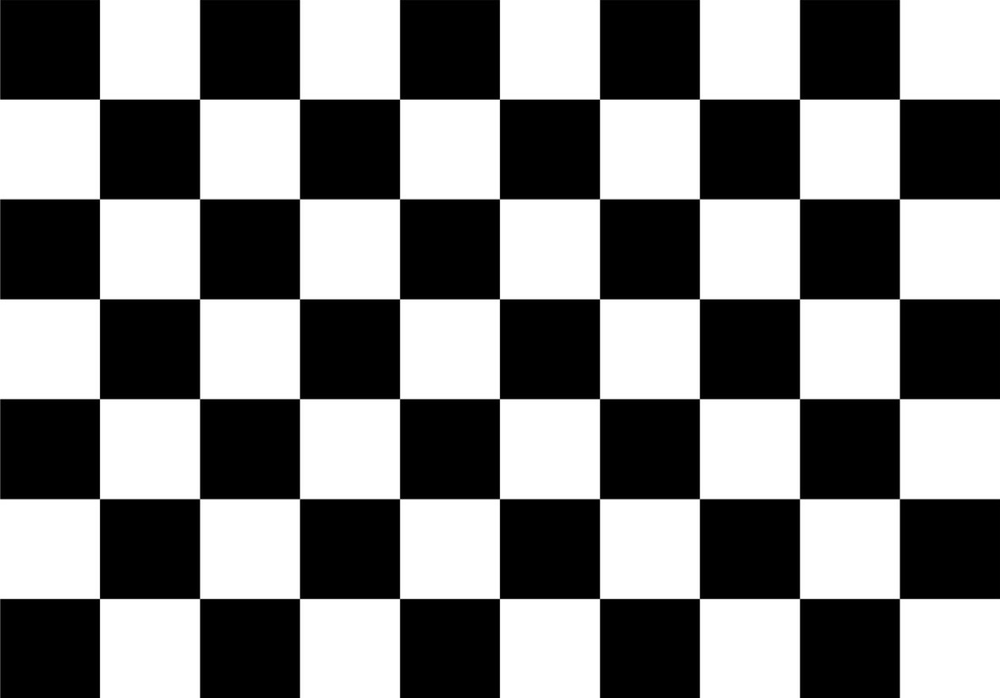
#> input picture images/1.png, 1000 x 698 px, shrunk from 1182 x 825 before the run; its folder holds only this picture in this run
$ python camera_calibration.py
#> lines starting #> are read from the running program, lines starting #| are printed output that depends on the picture; after the words box and inside, x2 and y2 are one past the last pixel; in counts of white or black regions, pixels touching at a corner belong together; long printed decimals are rounded
import cv2
import numpy as np
import glob

checkerboard_size = (9, 6)
objp = np.zeros((checkerboard_size[0] * checkerboard_size[1], 3), np.float32)
objp[:, :2] = np.mgrid[0:checkerboard_size[0], 0:checkerboard_size[1]].T.reshape(-1, 2)

objpoints = []
imgpoints = []

images = glob.glob('images/*.png')
print(f"Found {len(images)} images")

gray_shape = None
criteria = (cv2.TERM_CRITERIA_EPS + cv2.TERM_CRITERIA_MAX_ITER, 30, 0.001)

for fname in images:
    img = cv2.imread(fname)
#> img is the input picture: shape (698, 1000, 3); min 0, max 255, mean 127.5
    if img is None:
        print(f"Could not read image {fname}")
        continue

    gray = cv2.cvtColor(img, cv2.COLOR_BGR2GRAY)
    gray_shape = gray.shape[::-1]
#> gray_shape = (1000, 698)
    ret, corners = cv2.findChessboardCorners(
        gray,
        checkerboard_size,
        cv2.CALIB_CB_ADAPTIVE_THRESH + cv2.CALIB_CB_NORMALIZE_IMAGE
    )
#> ret = True; corners = 54 rows, first 8: [99.48, 99.09], [199.5, 99.09], [299.5, 99.09], [399.5, 99.09], [499.5, 99.15], [599.5, 99.09], [699.4, 99.13], [799.5, 99.09]

    if ret:
        corners_refined = cv2.cornerSubPix(gray, corners, (11,11), (-1,-1), criteria)
#> corners_refined = 54 rows, first 8: [99.49, 99.14], [199.6, 99.14], [299.5, 99.14], [399.5, 99.14], [499.5, 99.14], [599.5, 99.14], [699.4, 99.14], [799.5, 99.14]
        objpoints.append(objp)
        imgpoints.append(corners_refined)

        cv2.drawChessboardCorners(img, checkerboard_size, corners_refined, ret)
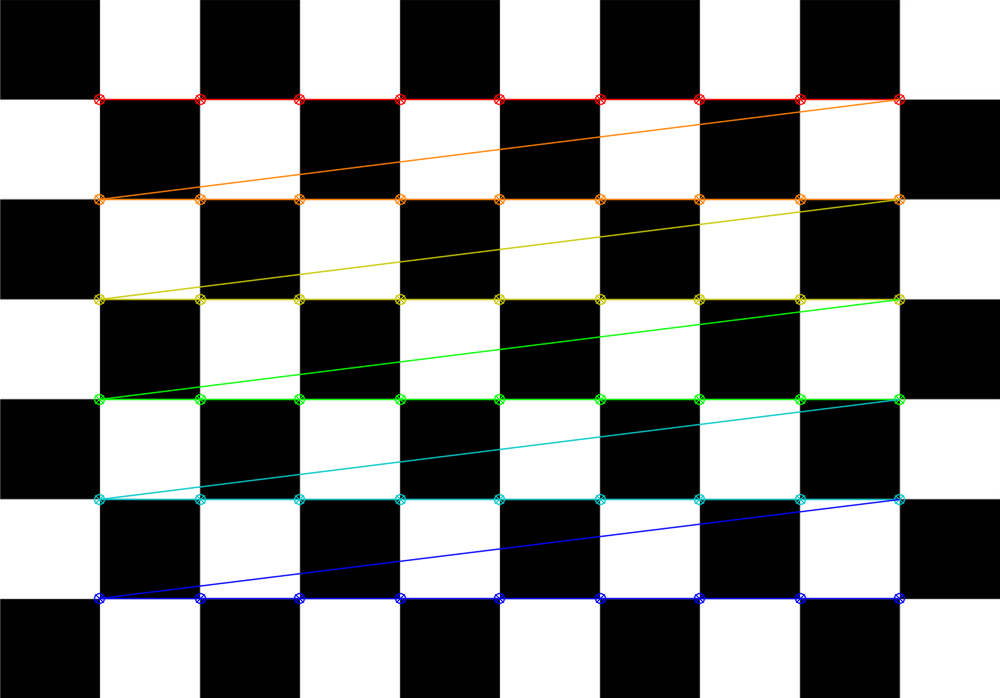
#> img: shape (698, 1000, 3); 4.4% of pixels changed, all inside (x1, y1, x2, y2) = (93, 93, 906, 605)
        cv2.imshow('Corners', img)
        cv2.waitKey(300)
        print(f"Found corners in {fname}")
    else:
        print(f"No corners found in {fname}")

cv2.destroyAllWindows()

if len(objpoints) > 0:
    print(f"Calibrating using {len(objpoints)} valid images...")
    ret, mtx, dist, rvecs, tvecs = cv2.calibrateCamera(objpoints, imgpoints, gray_shape, None, None)
#> ret = 0.07; mtx = [[9469, 0, 1024.4], [0, 9466.6, 460.8], [0, 0, 1]]; dist = [[-0.314, 10.85, -0.000244, -0.00756, -8.21]]; rvecs = ([0.000256, -0.00613, -2.2e-05],); tvecs = ([-9.25, -3.62, 94.72],)
    print("\nCamera matrix:\n", mtx)
#| Camera matrix:
#|  [[9.46904088e+03 0.00000000e+00 1.02437790e+03]
#|  [0.00000000e+00 9.46658268e+03 4.60756033e+02]
#|  [0.00000000e+00 0.00000000e+00 1.00000000e+00]]
    print("\nDistortion coefficients:\n", dist)
#| Distortion coefficients:
#|  [[-3.14023433e-01  1.08487438e+01 -2.43693092e-04 -7.55591622e-03
#|   -8.21097018e+00]]

    mean_error = 0
    for i in range(len(objpoints)):
        imgpoints2, _ = cv2.projectPoints(objpoints[i], rvecs[i], tvecs[i], mtx, dist)
        error = cv2.norm(imgpoints[i], imgpoints2, cv2.NORM_L2)/len(imgpoints2)
        mean_error += error
#> this loop made 1 pass
#> (error, mean_error) on pass 1: (0.00952, 0.00952)
#> after the loop, mean_error = 0.00952
    print("Mean reprojection error:", mean_error/len(objpoints))
#| Mean reprojection error: 0.009523

    np.savez("calibration_data.npz", camera_matrix=mtx, dist_coeffs=dist, rvecs=rvecs, tvecs=tvecs)
    print("Calibration data saved to calibration_data.npz")

    img = cv2.imread(images[0])
    h, w = img.shape[:2]
#> h = 698; w = 1000
    new_mtx, roi = cv2.getOptimalNewCameraMatrix(mtx, dist, (w,h), 1, (w,h))
#> new_mtx = [[9469.9, 0, 1024.2], [0, 9460.1, 460.7], [0, 0, 1]]; roi = (0, 0, 999, 697)
    dst = cv2.undistort(img, mtx, dist, None, new_mtx)
    cv2.imshow('Undistorted', dst)
    cv2.waitKey(0)
    cv2.destroyAllWindows()
else:
    print("No valid checkerboard images found! Cannot calibrate.")

$ run again, on images/5.PNG
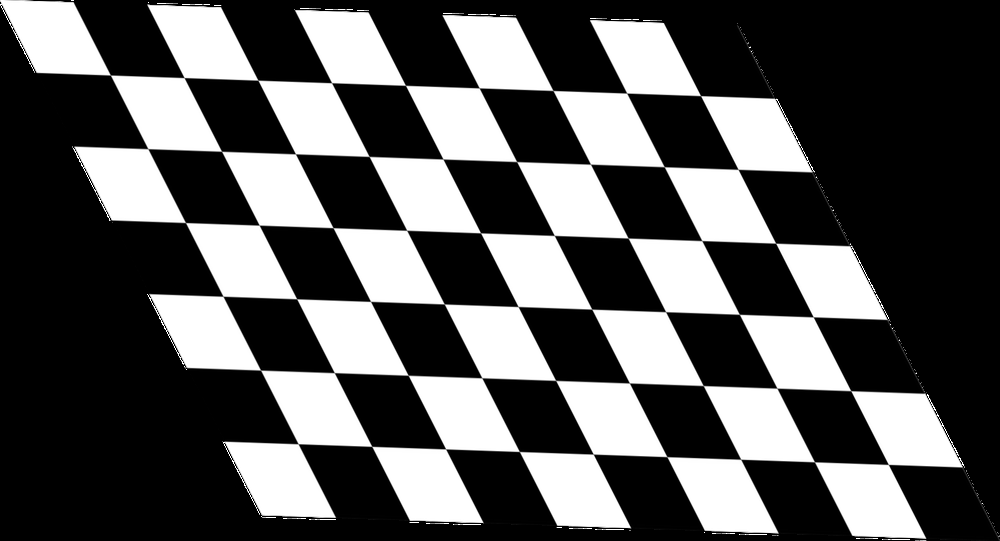
#> input picture images/5.PNG, 1000 x 541 px, shrunk from 1602 x 866 before the run
#> img is the input picture: shape (541, 1000, 3); mean B, G, R 88.7, 88.7, 88.7
#> `ret, corners = cv2.findChessboardCorners( gray, checkerboard_size, cv2..`: ret = True; corners = 54 rows, first 8: [888.3, 464.5], [814.5, 461.8], [740.7, 459.3], [666.9, 456.6], [593.2, 454.1], [519.4, 451.5], [445.6, 448.9], [371.7, 446.4]
#> corners_refined = 54 rows, first 8: [888.3, 464.4], [814.5, 461.8], [740.7, 459.3], [666.9, 456.7], [593.2, 454.1], [519.4, 451.5], [445.6, 448.9], [371.8, 446.4]
#> `cv2.drawChessboardCorners(img, checkerboard_size, corners_refined, ret)`:
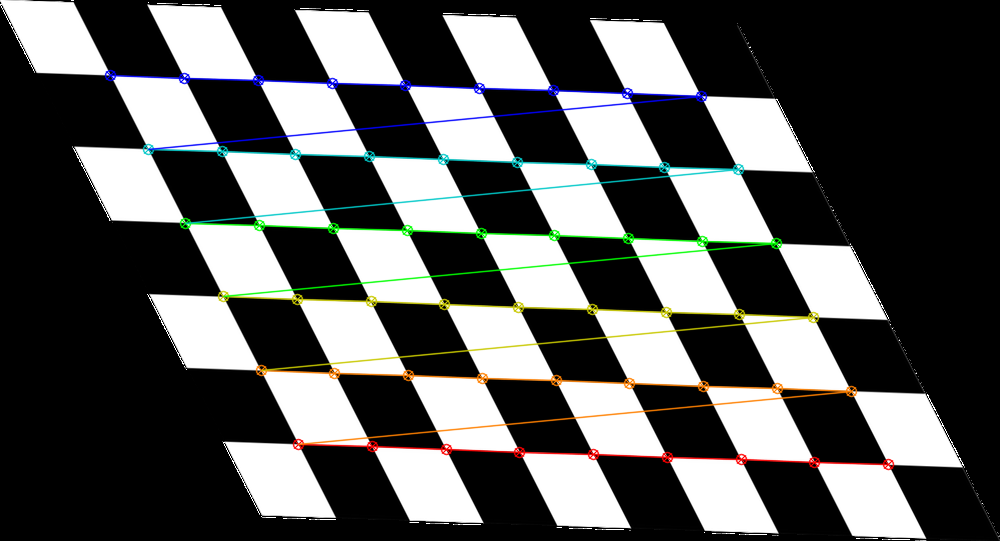
#> img: shape (541, 1000, 3); 4.3% of pixels changed, all inside (x1, y1, x2, y2) = (104, 69, 895, 471)
#> `ret, mtx, dist, rvecs, tvecs = cv2.calibrateCamera(objpoints, imgpoint..`: ret = 0.0679; mtx = [[9761517.1, 0, 499.5], [0, 4631462.2, 270], [0, 0, 1]]; dist = [[-7.26e-05, -1.46e-13, -0.036, 0.0392, -2.86e-22]]; rvecs = ([1.57, -0.388, 2.56],); tvecs = ([2.4, 2.53, 60292.5],)
#| Camera matrix:
#|  [[9.76151708e+06 0.00000000e+00 4.99499688e+02]
#|  [0.00000000e+00 4.63146225e+06 2.70000184e+02]
#|  [0.00000000e+00 0.00000000e+00 1.00000000e+00]]
#| Distortion coefficients:
#|  [[-7.25741541e-05 -1.46415188e-13 -3.60097024e-02  3.91982248e-02
#|   -2.85766731e-22]]
#> the loop `for i in range(len(objpoints)):` made 1 pass
#> (error, mean_error) on pass 1: (0.00924, 0.00924)
#> after the loop `for i in range(len(objpoints)):`: mean_error = 0.00924
#| Mean reprojection error: 0.009242
#> new_mtx = [[9761475.7, 0, 499.5], [0, 4631443.7, 270], [0, 0, 1]]; roi = (0, 0, 999, 540)

$ run again, on images/6.png
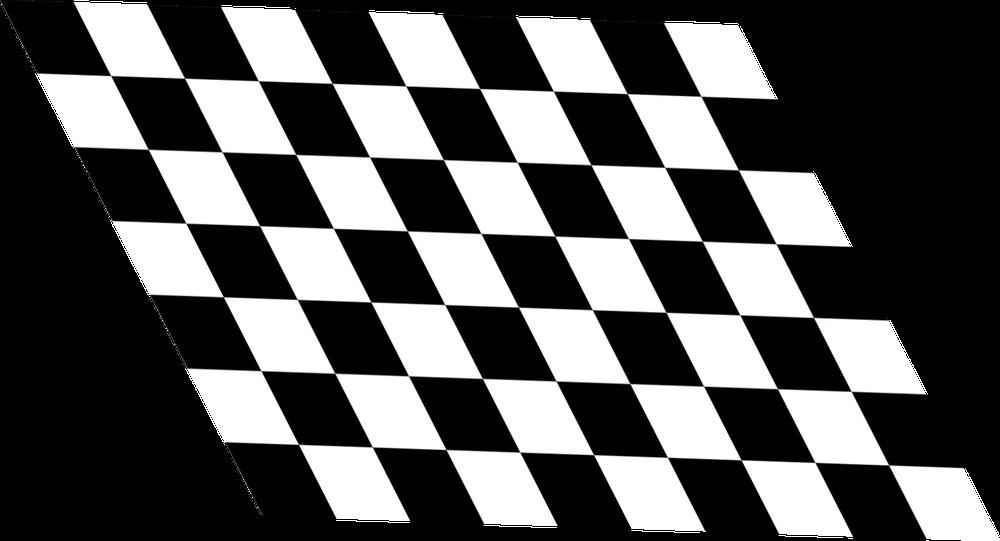
#> input picture images/6.png, 1000 x 541 px, shrunk from 1602 x 866 before the run
#> img is the input picture: shape (541, 1000, 3); mean B, G, R 89.2, 89.2, 89.2
#> `ret, corners = cv2.findChessboardCorners( gray, checkerboard_size, cv2..`: ret = True; corners = 54 rows, first 8: [110.7, 75.54], [184.5, 78.22], [258.3, 80.73], [332.1, 83.38], [405.8, 85.92], [479.6, 88.51], [553.4, 91.14], [627.3, 93.62]
#> corners_refined = 54 rows, first 8: [110.7, 75.58], [184.5, 78.21], [258.3, 80.72], [332.1, 83.34], [405.8, 85.9], [479.6, 88.49], [553.4, 91.11], [627.2, 93.63]
#> `cv2.drawChessboardCorners(img, checkerboard_size, corners_refined, ret)`:
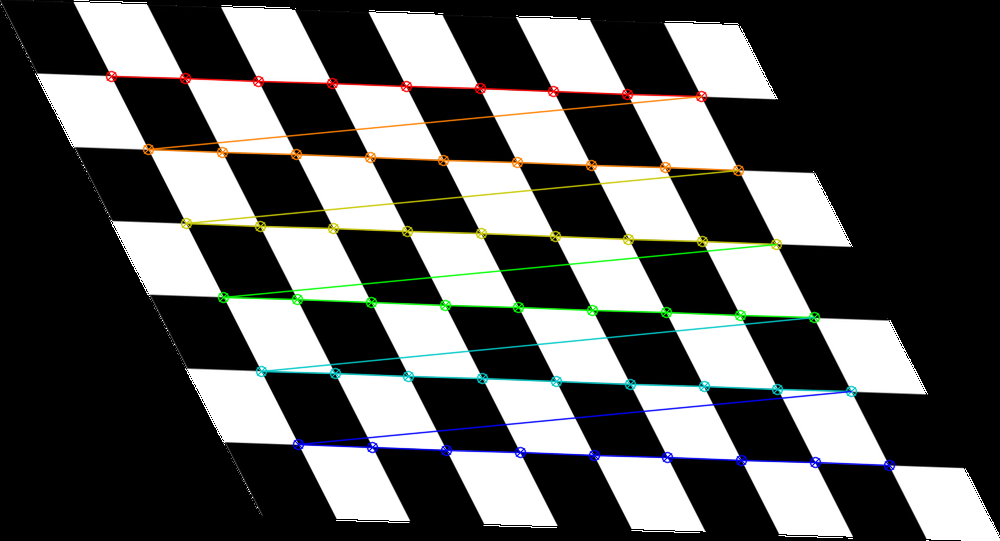
#> img: shape (541, 1000, 3); 4.3% of pixels changed, all inside (x1, y1, x2, y2) = (105, 70, 896, 472)
#> `ret, mtx, dist, rvecs, tvecs = cv2.calibrateCamera(objpoints, imgpoint..`: ret = 0.0679; mtx = [[9751924.6, 0, 499.5], [0, 4631435.6, 270], [0, 0, 1]]; dist = [[-5.99e-08, -1.31e-16, 0.0361, -0.0392, -3.3e-25]]; rvecs = ([-0.271, -1.09, -0.124],); tvecs = ([-2.4, -2.53, 60286.6],)
#| Camera matrix:
#|  [[9.75192458e+06 0.00000000e+00 4.99500310e+02]
#|  [0.00000000e+00 4.63143565e+06 2.69999816e+02]
#|  [0.00000000e+00 0.00000000e+00 1.00000000e+00]]
#| Distortion coefficients:
#|  [[-5.99389142e-08 -1.31388142e-16  3.60538860e-02 -3.92302809e-02
#|   -3.29674232e-25]]
#> the loop `for i in range(len(objpoints)):` made 1 pass
#> (error, mean_error) on pass 1: (0.00924, 0.00924)
#> after the loop `for i in range(len(objpoints)):`: mean_error = 0.00924
#| Mean reprojection error: 0.009242
#> new_mtx = [[9751883.2, 0, 499.5], [0, 4631417, 270], [0, 0, 1]]; roi = (0, 0, 999, 540)

$ run again, on images/2.png
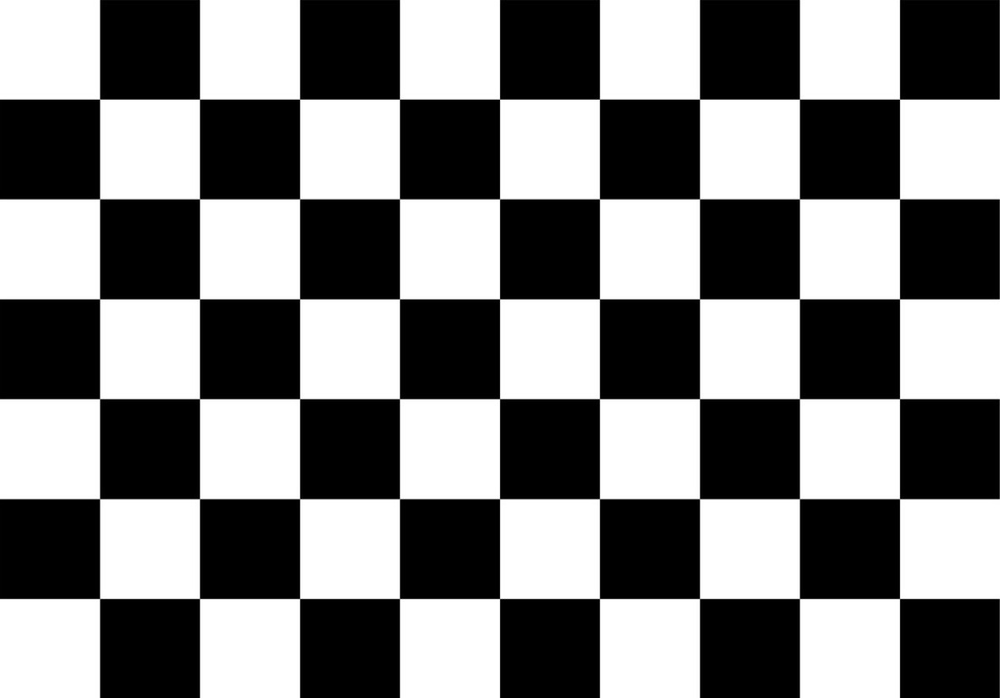
#> input picture images/2.png, 1000 x 698 px, shrunk from 1182 x 825 before the run
#> img is the input picture: shape (698, 1000, 3); min 0, max 255, mean 127.5
#> `ret, corners = cv2.findChessboardCorners( gray, checkerboard_size, cv2..`: ret = True; corners = 54 rows, first 8: [899.5, 598.5], [799.5, 598.5], [699.5, 598.5], [599.5, 598.5], [499.5, 598.5], [399.5, 598.5], [299.6, 598.5], [199.5, 598.5]
#> corners_refined = 54 rows, first 8: [899.5, 598.5], [799.4, 598.5], [699.5, 598.5], [599.5, 598.5], [499.5, 598.5], [399.5, 598.5], [299.6, 598.5], [199.5, 598.5]
#> `cv2.drawChessboardCorners(img, checkerboard_size, corners_refined, ret)`:
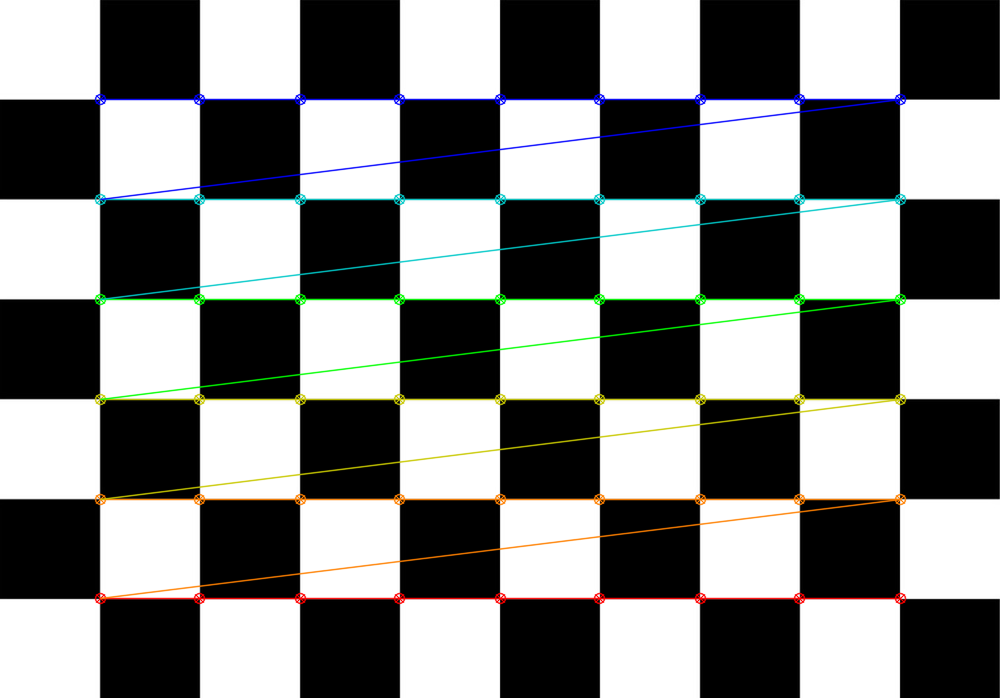
#> img: shape (698, 1000, 3); 4.4% of pixels changed, all inside (x1, y1, x2, y2) = (94, 93, 907, 605)
#> `ret, mtx, dist, rvecs, tvecs = cv2.calibrateCamera(objpoints, imgpoint..`: ret = 0.0707; mtx = [[9584.4, 0, -32.75], [0, 9582.2, 464.7], [0, 0, 1]]; dist = [[-0.323, 11.2, -0.000269, 0.00791, -8.41]]; rvecs = ([0.00936, -0.000354, 3.14],); tvecs = ([9.32, 1.34, 95.88],)
#| Camera matrix:
#|  [[ 9.58435412e+03  0.00000000e+00 -3.27455064e+01]
#|  [ 0.00000000e+00  9.58221416e+03  4.64735911e+02]
#|  [ 0.00000000e+00  0.00000000e+00  1.00000000e+00]]
#| Distortion coefficients:
#|  [[-3.23278619e-01  1.11973392e+01 -2.68790610e-04  7.90927728e-03
#|   -8.41225094e+00]]
#> the loop `for i in range(len(objpoints)):` made 1 pass
#> (error, mean_error) on pass 1: (0.00962, 0.00962)
#> after the loop `for i in range(len(objpoints)):`: mean_error = 0.00962
#| Mean reprojection error: 0.009622
#> new_mtx = [[9585.7, 0, -32.59], [0, 9575.7, 464.7], [0, 0, 1]]; roi = (0, 0, 999, 697)

$ run again, on images/3.PNG
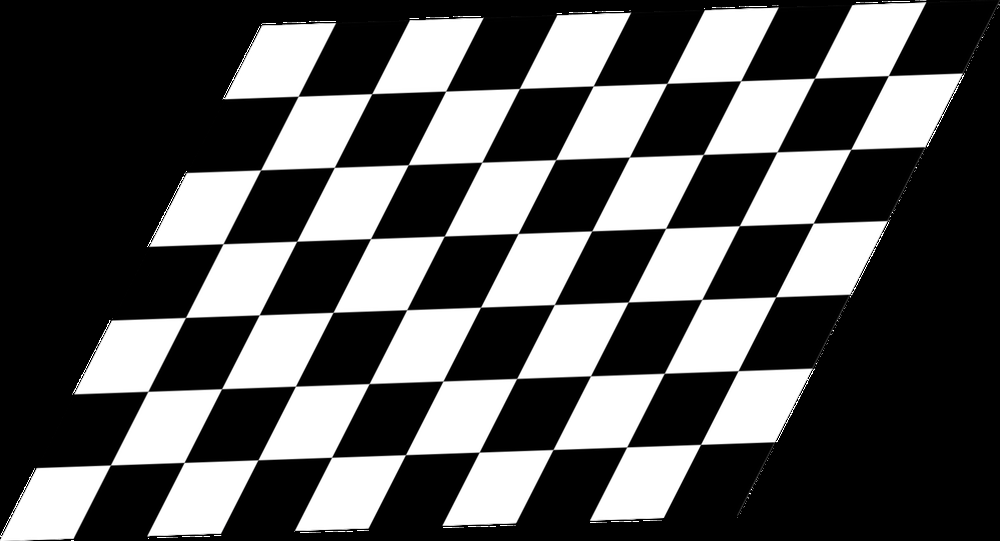
#> input picture images/3.PNG, 1000 x 541 px, shrunk from 1602 x 866 before the run
#> img is the input picture: shape (541, 1000, 3); mean B, G, R 88.7, 88.7, 88.7
#> `ret, corners = cv2.findChessboardCorners( gray, checkerboard_size, cv2..`: ret = True; corners = 54 rows, first 8: [696, 439], [637, 440], [548, 444], [490, 445], [401, 449], [331.6, 457.3], [257.9, 459.8], [184, 462.4]
#> corners_refined = 54 rows, first 8: [700.5, 444.4], [626.7, 446.9], [553, 449.5], [479.2, 452.1], [405.5, 454.7], [331.6, 457.3], [257.9, 459.8], [184.1, 462.4]
#> `cv2.drawChessboardCorners(img, checkerboard_size, corners_refined, ret)`:
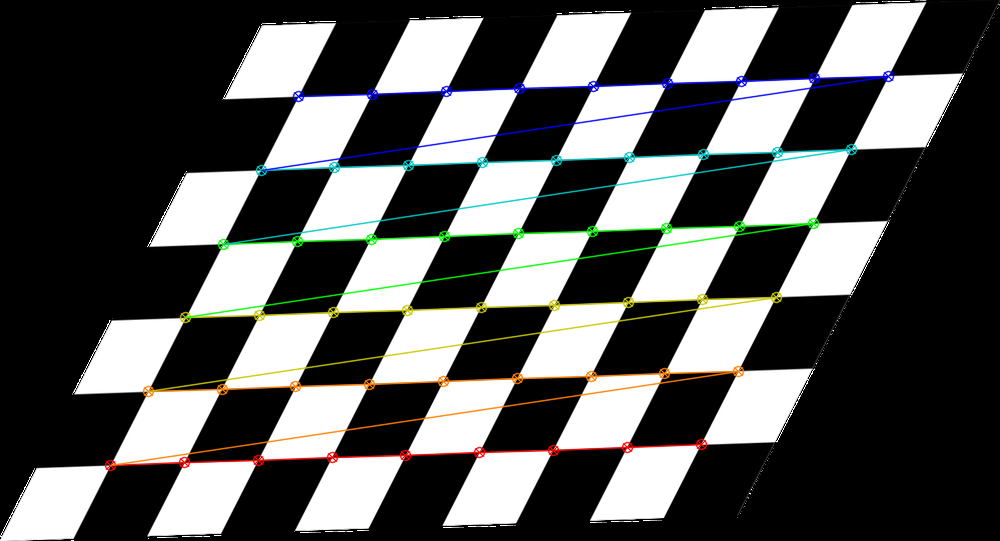
#> img: shape (541, 1000, 3); 4.5% of pixels changed, all inside (x1, y1, x2, y2) = (104, 70, 895, 472)
#> `ret, mtx, dist, rvecs, tvecs = cv2.calibrateCamera(objpoints, imgpoint..`: ret = 0.0679; mtx = [[9756353.5, 0, 499.5], [0, 4631383, 270], [0, 0, 1]]; dist = [[-4.27e-05, -9.53e-14, 0.0361, 0.0393, -2.23e-22]]; rvecs = ([-1.57, -0.388, -2.56],); tvecs = ([1.24, 2.27, 60287.8],)
#| Camera matrix:
#|  [[9.75635354e+06 0.00000000e+00 4.99499687e+02]
#|  [0.00000000e+00 4.63138305e+06 2.69999816e+02]
#|  [0.00000000e+00 0.00000000e+00 1.00000000e+00]]
#| Distortion coefficients:
#|  [[-4.27050446e-05 -9.53089359e-14  3.60922884e-02  3.92817685e-02
#|   -2.22942740e-22]]
#> the loop `for i in range(len(objpoints)):` made 1 pass
#> (error, mean_error) on pass 1: (0.00924, 0.00924)
#> after the loop `for i in range(len(objpoints)):`: mean_error = 0.00924
#| Mean reprojection error: 0.009242
#> new_mtx = [[9756312, 0, 499.5], [0, 4631364.4, 270], [0, 0, 1]]; roi = (0, 0, 999, 540)
